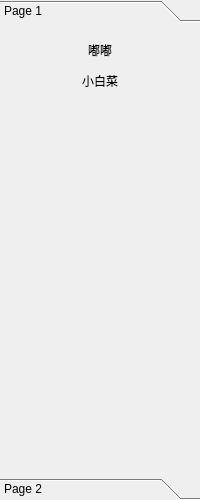
<?xml version="1.0" encoding="UTF-8"?>
<ui version="4.0">
 <class>drawer</class>
 <widget class="QToolBox" name="drawer">
  <property name="geometry">
   <rect>
    <x>0</x>
    <y>0</y>
    <width>200</width>
    <height>500</height>
   </rect>
  </property>
  <property name="windowTitle">
   <string>MyChatroom</string>
  </property>
  <property name="windowIcon">
   <iconset resource="images.qrc">
    <normaloff>:/images/qq.png</normaloff>:/images/qq.png</iconset>
  </property>
  <property name="currentIndex">
   <number>0</number>
  </property>
  <widget class="QWidget" name="page_1">
   <property name="geometry">
    <rect>
     <x>0</x>
     <y>0</y>
     <width>200</width>
     <height>448</height>
    </rect>
   </property>
   <attribute name="label">
    <string>Page 1</string>
   </attribute>
   <layout class="QGridLayout" name="gridLayout">
    <item row="0" column="0">
     <widget class="QToolButton" name="btnFriend1">
      <property name="sizePolicy">
       <sizepolicy hsizetype="Preferred" vsizetype="Preferred">
        <horstretch>0</horstretch>
        <verstretch>0</verstretch>
       </sizepolicy>
      </property>
      <property name="text">
       <string>嘟嘟</string>
      </property>
      <property name="icon">
       <iconset resource="images.qrc">
        <normaloff>:/images/Cherry.png</normaloff>:/images/Cherry.png</iconset>
      </property>
      <property name="iconSize">
       <size>
        <width>32</width>
        <height>32</height>
       </size>
      </property>
      <property name="toolButtonStyle">
       <enum>Qt::ToolButtonTextBesideIcon</enum>
      </property>
      <property name="autoRaise">
       <bool>true</bool>
      </property>
     </widget>
    </item>
    <item row="1" column="0">
     <widget class="QToolButton" name="btnFriend2">
      <property name="sizePolicy">
       <sizepolicy hsizetype="Preferred" vsizetype="Preferred">
        <horstretch>0</horstretch>
        <verstretch>0</verstretch>
       </sizepolicy>
      </property>
      <property name="text">
       <string>小白菜</string>
      </property>
      <property name="icon">
       <iconset resource="images.qrc">
        <normaloff>:/images/spqy.png</normaloff>:/images/spqy.png</iconset>
      </property>
      <property name="iconSize">
       <size>
        <width>32</width>
        <height>32</height>
       </size>
      </property>
      <property name="toolButtonStyle">
       <enum>Qt::ToolButtonTextBesideIcon</enum>
      </property>
      <property name="autoRaise">
       <bool>true</bool>
      </property>
     </widget>
    </item>
    <item row="2" column="0">
     <spacer name="verticalSpacer">
      <property name="orientation">
       <enum>Qt::Vertical</enum>
      </property>
      <property name="sizeHint" stdset="0">
       <size>
        <width>18</width>
        <height>222</height>
       </size>
      </property>
     </spacer>
    </item>
   </layout>
  </widget>
  <widget class="QWidget" name="page_2">
   <property name="geometry">
    <rect>
     <x>0</x>
     <y>0</y>
     <width>200</width>
     <height>448</height>
    </rect>
   </property>
   <attribute name="label">
    <string>Page 2</string>
   </attribute>
  </widget>
 </widget>
 <resources>
  <include location="images.qrc"/>
 </resources>
 <connections/>
</ui>
